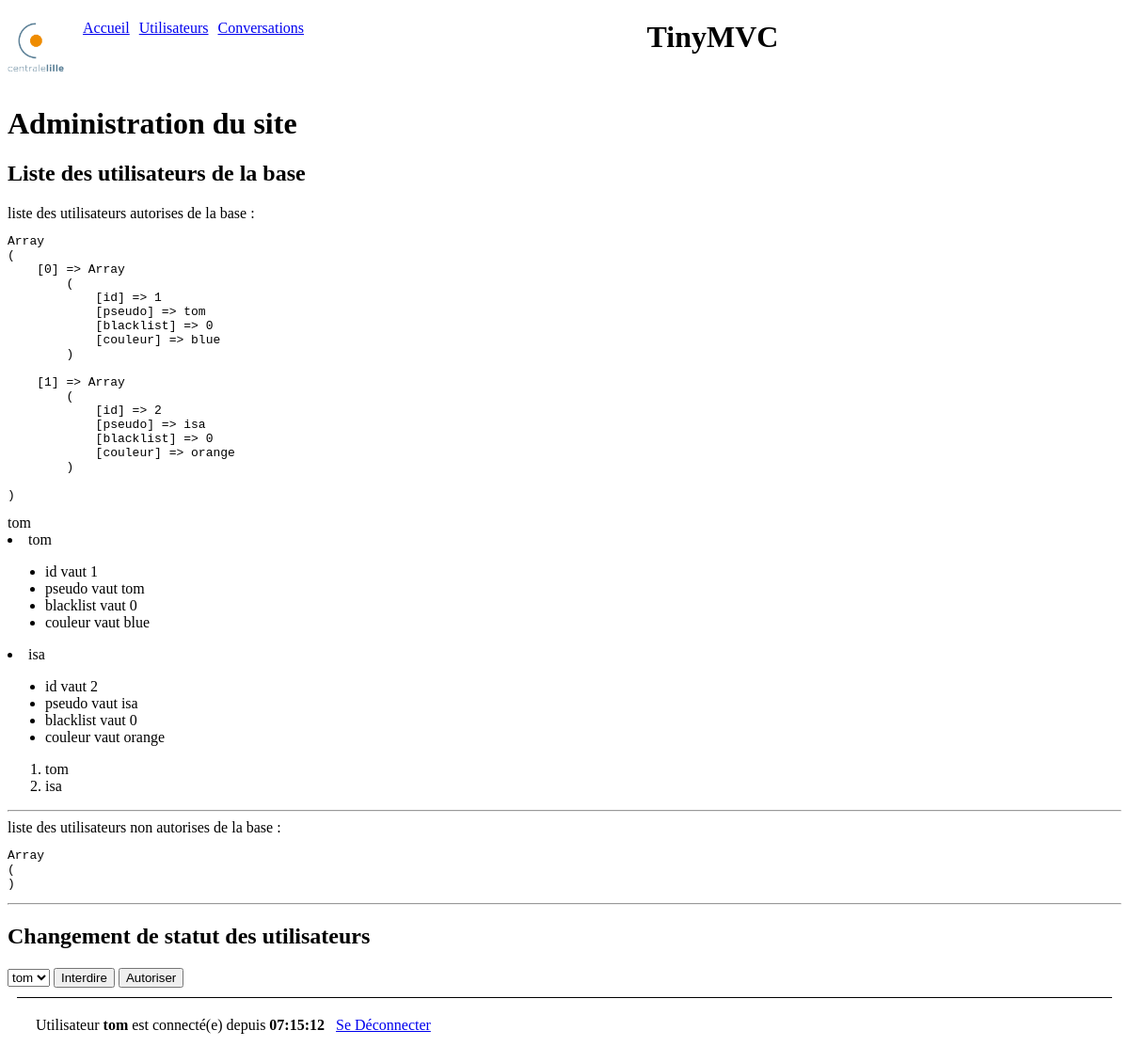
The page /index.php?view=users (signed in) on the database its author committed.
### tables this page shows
CREATE TABLE `chat_users` (
  `id` int(11) NOT NULL COMMENT 'clé primaire, identifiant numérique auto incrémenté',
  `pseudo` varchar(20) NOT NULL COMMENT 'pseudo',
  `passe` varchar(20) NOT NULL COMMENT 'mot de passe',
  `blacklist` tinyint(1) NOT NULL DEFAULT '0' COMMENT 'indique si l''utilisateur est en liste noire',
  `admin` tinyint(1) NOT NULL DEFAULT '0' COMMENT 'indique si l''utilisateur est un administrateur',
  `couleur` varchar(10) NOT NULL DEFAULT 'black' COMMENT 'indique la couleur préférée de l''utilisateur, en anglais',
  `hash` varchar(100) NOT NULL DEFAULT 'hash'
);

### libs/maLibSQL.pdo.php (called while the page is built, shortened)
<?php
include_once "config.php";
function SQLSelect($sql)
{
 	global $BDD_host;
	global $BDD_base;
 	global $BDD_user;
 	global $BDD_password;
	try {
		$dbh = new PDO("mysql:host=$BDD_host;dbname=$BDD_base", $BDD_user, $BDD_password);
	} catch (PDOException $e) {
		die("<font color=\"red\">SQLSelect: Erreur de connexion : " . $e->getMessage() . "</font>");
	}
	$dbh->exec("SET CHARACTER SET utf8");
	$res = $dbh->query($sql);
	$num = $res->rowCount();
	if ($num==0) return false;
	else return $res;
}
function parcoursRs($result)
{
	if  ($result == false) return array();
	$result->setFetchMode(PDO::FETCH_ASSOC);
	while ($ligne = $result->fetch())
		$tab[]= $ligne;
	return $tab;
}
?>

### libs/modele.php (called while the page is built, shortened)
<?php
include_once("maLibSQL.pdo.php");
function getUsers($classe = "both"){
	$SQL = "SELECT id,pseudo FROM chat_users";
	return parcoursRs(SQLSelect($SQL));
}
function listerUtilisateurs($classe = "both")
{
	$SQL = "SELECT id,pseudo,blacklist,couleur from chat_users";
	if($classe == 'nbl'){
		$SQL .= " WHERE blacklist=0";
	}
	if($classe == 'bl'){
		$SQL .= " WHERE blacklist=1";
	}
	return parcoursRs(SQLSelect($SQL));
}
?>

### templates/users.php (the view, shortened to what this page needs)
<?php
include_once("libs/modele.php");
include_once("libs/maLibUtils.php");
?>
<h1>Administration du site</h1>
<h2>Liste des utilisateurs de la base </h2>
<?php
echo "liste des utilisateurs autorises de la base :";
$users = listerUtilisateurs("nbl");
echo $users[0]["pseudo"];
foreach($users as $nextUser){
	echo "<li> $nextUser[pseudo] </li>";
	echo "<ul>";
	foreach($nextUser as $nomChamp => $valeurChamp){
		echo "<li> $nomChamp vaut $valeurChamp </li>";
	}
	echo "</ul>";
}
echo "<ol>";
for($i=0; $i<count($users); $i++){
	echo "<li>" . $users[$i]["pseudo"] . "</li>";
}
echo "</ol>";
echo "<hr />";
echo "liste des utilisateurs non autorises de la base :";
?>
<hr />
<h2>Changement de statut des utilisateurs</h2>
<form action="controleur.php">
<select name="idUser">
<?php
$users = getUsers();
$idLastUser = valider("idLastUser");
foreach ($users as $dataUser)
{
	if ($idLastUser == $dataUser["id"]) $sel = "selected";
	else $sel ="";
	echo "<option $sel value=\"$dataUser[id]\">\n";
	echo  $dataUser["pseudo"];
	echo "\n</option>\n";
}
?>
</select>
<input type="submit" name="action" value="Interdire" />
<input type="submit" name="action" value="Autoriser" />
</form>

### rows shown on the page
chat_users: pseudo "tom", nomChamp "id", id "1", nomChamp "pseudo", nomChamp "blacklist", blacklist "0", nomChamp "couleur", couleur "blue"
chat_users: pseudo "isa", nomChamp "id", id "2", nomChamp "pseudo", nomChamp "blacklist", blacklist "0", nomChamp "couleur", couleur "orange"

### other values the page prints
$_SESSION[pseudo] "tom"
$_SESSION[heureConnexion] "07:15:12"
form field idUser "tom"
